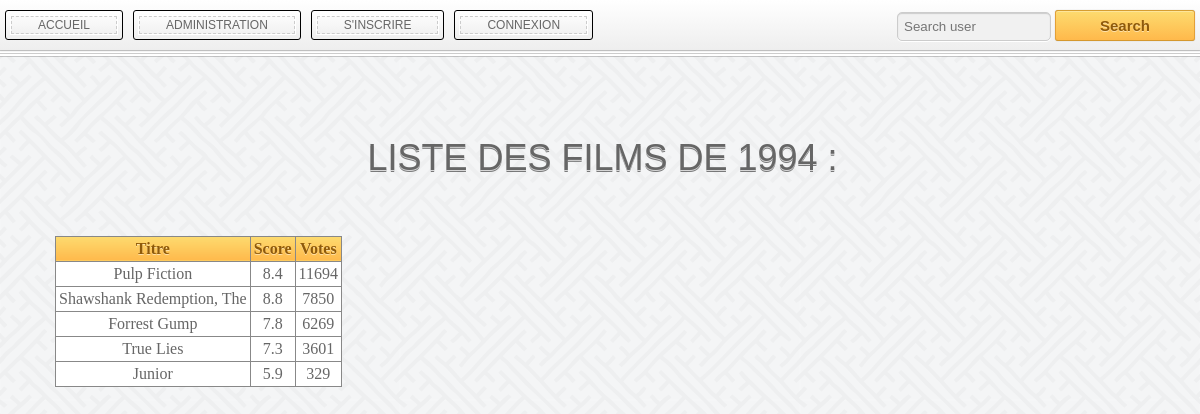
Before: /index.php?annee=1994 with the older database file.
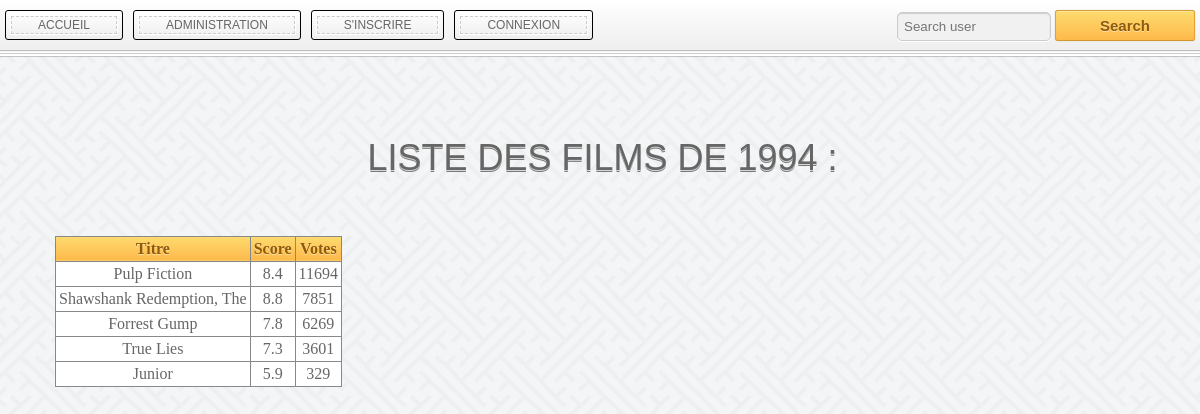
After: the same page with the newer database file.
### tables this page shows
CREATE TABLE `movie` (
  `MovieID` int(11) NOT NULL,
  `Titre` varchar(70) NOT NULL,
  `Année` int(4) NOT NULL,
  `Score` float NOT NULL,
  `Votes` int(11) NOT NULL
);

### Model/FilmManager.php (called while the page is built, shortened)
<?php
  class  FilmManager extends Model{
    public function getFilmsAnnee($annee){
      $sql = 'SELECT MovieID, Titre, Score, Votes FROM Movie where Année = :p_annee';
      $req = $this->executerRequete($sql, array('p_annee' => $annee));
      $results=$req->fetchAll(PDO::FETCH_ASSOC);
      return $results;
    }
  }
?>

### bin/Cinema.php (called while the page is built)
<?php
  $host ="localhost";
  $user ="root";
  $password="";
  $nombase="coursphp";
 ?>

### Model/Model.php (called while the page is built)
<?php
	abstract class Model{
		private static $bdd;
		protected function executerRequete($sql, $params = null) {
			if ($params == null) {
				$resultat = self::getBdd()->query($sql);
			}
			else {
				$resultat = self::getBdd()->prepare($sql);
				$resultat->execute($params);
			}
			return $resultat;
		}
		private static function getBdd() {
			if(self::$bdd == null){
				require './bin/Cinema.php';
				self::$bdd = new PDO('mysql:host='.$host .';dbname='.$nombase ,$user,$password);
				self::$bdd->exec('SET NAMES utf8');
				self::$bdd->setAttribute(PDO::ATTR_ERRMODE,PDO::ERRMODE_EXCEPTION);
			}
			return self::$bdd;
		}
	}
?>

### Views/filmannee.php (the view, shortened to what this page needs)
<?php
  echo '<h1>Liste des films de '.$_GET['annee'].' :</h1>';
  echo '<table id="tablefilm"><tr><th>Titre</th>
  <th>Score</th>
  <th>Votes</th></tr>';
  foreach($filmsannee as $ligne)
    echo '<tr><td><a href="index.php?movieid='.$ligne['MovieID'].'">'.$ligne['Titre'].'</a></td><td>'.$ligne['Score'].'</td><td>'.$ligne['Votes'].'</td></tr>';
  echo '</table>';
  require("Views/menu.php");
  require("Views/layout.php");
?>

Changed rows visible on the page:
changed movie "Shawshank Redemption, The": Votes "7850" → "7851"
